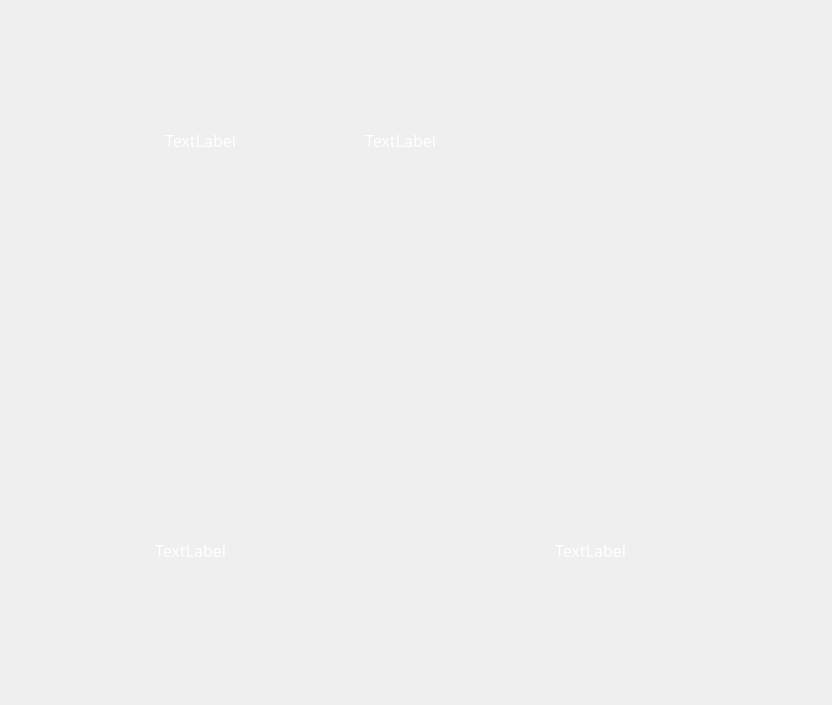
<?xml version="1.0" encoding="UTF-8"?>
<ui version="4.0">
 <class>gameHistory</class>
 <widget class="QWidget" name="gameHistory">
  <property name="geometry">
   <rect>
    <x>0</x>
    <y>0</y>
    <width>832</width>
    <height>705</height>
   </rect>
  </property>
  <property name="windowTitle">
   <string>Form</string>
  </property>
  <widget class="QPushButton" name="pushButton">
   <property name="geometry">
    <rect>
     <x>700</x>
     <y>220</y>
     <width>71</width>
     <height>231</height>
    </rect>
   </property>
   <property name="styleSheet">
    <string notr="true">color: rgb(0, 0, 0);
background-color: rgba(255, 255, 255,0);
border:none</string>
   </property>
   <property name="text">
    <string/>
   </property>
  </widget>
  <widget class="QPushButton" name="pushButton_2">
   <property name="geometry">
    <rect>
     <x>30</x>
     <y>220</y>
     <width>71</width>
     <height>231</height>
    </rect>
   </property>
   <property name="styleSheet">
    <string notr="true">color: rgb(0, 0, 0);
background-color: rgba(255, 255, 255,0);
border:none</string>
   </property>
   <property name="text">
    <string/>
   </property>
  </widget>
  <widget class="QPushButton" name="pushButton_3">
   <property name="geometry">
    <rect>
     <x>120</x>
     <y>109</y>
     <width>81</width>
     <height>21</height>
    </rect>
   </property>
   <property name="styleSheet">
    <string notr="true">color: rgb(0, 0, 0);
background-color: rgba(255, 255, 255,0);
border:none</string>
   </property>
   <property name="text">
    <string/>
   </property>
  </widget>
  <widget class="QPushButton" name="pushButton_4">
   <property name="geometry">
    <rect>
     <x>210</x>
     <y>109</y>
     <width>81</width>
     <height>21</height>
    </rect>
   </property>
   <property name="styleSheet">
    <string notr="true">color: rgb(0, 0, 0);
background-color: rgba(255, 255, 255,0);
border:none</string>
   </property>
   <property name="text">
    <string/>
   </property>
  </widget>
  <widget class="QPushButton" name="pushButton_5">
   <property name="geometry">
    <rect>
     <x>322</x>
     <y>110</y>
     <width>81</width>
     <height>20</height>
    </rect>
   </property>
   <property name="styleSheet">
    <string notr="true">color: rgb(0, 0, 0);
background-color: rgba(255, 255, 255,0);
border:none</string>
   </property>
   <property name="text">
    <string/>
   </property>
  </widget>
  <widget class="QPushButton" name="pushButton_6">
   <property name="geometry">
    <rect>
     <x>600</x>
     <y>110</y>
     <width>81</width>
     <height>20</height>
    </rect>
   </property>
   <property name="styleSheet">
    <string notr="true">color: rgb(0, 0, 0);
background-color: rgba(255, 255, 255,0);
border:none</string>
   </property>
   <property name="text">
    <string/>
   </property>
  </widget>
  <widget class="QPushButton" name="pushButton_7">
   <property name="geometry">
    <rect>
     <x>412</x>
     <y>110</y>
     <width>71</width>
     <height>20</height>
    </rect>
   </property>
   <property name="styleSheet">
    <string notr="true">color: rgb(0, 0, 0);
background-color: rgba(255, 255, 255,0);
border:none</string>
   </property>
   <property name="text">
    <string/>
   </property>
  </widget>
  <widget class="QPushButton" name="pushButton_8">
   <property name="geometry">
    <rect>
     <x>510</x>
     <y>110</y>
     <width>81</width>
     <height>20</height>
    </rect>
   </property>
   <property name="styleSheet">
    <string notr="true">color: rgb(0, 0, 0);
background-color: rgba(255, 255, 255,0);
border:none</string>
   </property>
   <property name="text">
    <string/>
   </property>
  </widget>
  <widget class="QPushButton" name="pushButton_9">
   <property name="geometry">
    <rect>
     <x>322</x>
     <y>561</y>
     <width>81</width>
     <height>21</height>
    </rect>
   </property>
   <property name="styleSheet">
    <string notr="true">color: rgb(0, 0, 0);
background-color: rgba(255, 255, 255,0);
border:none</string>
   </property>
   <property name="text">
    <string/>
   </property>
  </widget>
  <widget class="QPushButton" name="pushButton_10">
   <property name="geometry">
    <rect>
     <x>402</x>
     <y>560</y>
     <width>81</width>
     <height>21</height>
    </rect>
   </property>
   <property name="styleSheet">
    <string notr="true">color: rgb(0, 0, 0);
background-color: rgba(255, 255, 255,0);
border:none</string>
   </property>
   <property name="text">
    <string/>
   </property>
  </widget>
  <widget class="QPushButton" name="pushButton_11">
   <property name="geometry">
    <rect>
     <x>122</x>
     <y>560</y>
     <width>81</width>
     <height>21</height>
    </rect>
   </property>
   <property name="styleSheet">
    <string notr="true">color: rgb(0, 0, 0);
background-color: rgba(255, 255, 255,0);
border:none</string>
   </property>
   <property name="text">
    <string/>
   </property>
  </widget>
  <widget class="QPushButton" name="pushButton_12">
   <property name="geometry">
    <rect>
     <x>600</x>
     <y>561</y>
     <width>81</width>
     <height>20</height>
    </rect>
   </property>
   <property name="styleSheet">
    <string notr="true">color: rgb(0, 0, 0);
background-color: rgba(255, 255, 255,0);
border:none</string>
   </property>
   <property name="text">
    <string/>
   </property>
  </widget>
  <widget class="QPushButton" name="pushButton_13">
   <property name="geometry">
    <rect>
     <x>212</x>
     <y>560</y>
     <width>81</width>
     <height>21</height>
    </rect>
   </property>
   <property name="styleSheet">
    <string notr="true">color: rgb(0, 0, 0);
background-color: rgba(255, 255, 255,0);
border:none</string>
   </property>
   <property name="text">
    <string/>
   </property>
  </widget>
  <widget class="QPushButton" name="pushButton_14">
   <property name="geometry">
    <rect>
     <x>510</x>
     <y>560</y>
     <width>81</width>
     <height>21</height>
    </rect>
   </property>
   <property name="styleSheet">
    <string notr="true">color: rgb(0, 0, 0);
background-color: rgba(255, 255, 255,0);
border:none</string>
   </property>
   <property name="text">
    <string/>
   </property>
  </widget>
  <widget class="QPushButton" name="pushButton_15">
   <property name="geometry">
    <rect>
     <x>2</x>
     <y>40</y>
     <width>101</width>
     <height>131</height>
    </rect>
   </property>
   <property name="styleSheet">
    <string notr="true">color: rgb(0, 0, 0);
background-color: rgba(255, 255, 255,0);
border:none</string>
   </property>
   <property name="text">
    <string/>
   </property>
  </widget>
  <widget class="QPushButton" name="pushButton_16">
   <property name="geometry">
    <rect>
     <x>700</x>
     <y>160</y>
     <width>51</width>
     <height>181</height>
    </rect>
   </property>
   <property name="styleSheet">
    <string notr="true">color: rgb(0, 0, 0);
background-color: rgba(255, 255, 255,0);
border:none</string>
   </property>
   <property name="text">
    <string/>
   </property>
  </widget>
  <widget class="QPushButton" name="pushButton_17">
   <property name="geometry">
    <rect>
     <x>698</x>
     <y>350</y>
     <width>51</width>
     <height>181</height>
    </rect>
   </property>
   <property name="styleSheet">
    <string notr="true">color: rgb(0, 0, 0);
background-color: rgba(255, 255, 255,0);
border:none</string>
   </property>
   <property name="text">
    <string/>
   </property>
  </widget>
  <widget class="QPushButton" name="pushButton_18">
   <property name="geometry">
    <rect>
     <x>42</x>
     <y>160</y>
     <width>51</width>
     <height>171</height>
    </rect>
   </property>
   <property name="styleSheet">
    <string notr="true">color: rgb(0, 0, 0);
background-color: rgba(255, 255, 255,0);
border:none</string>
   </property>
   <property name="text">
    <string/>
   </property>
  </widget>
  <widget class="QPushButton" name="pushButton_19">
   <property name="geometry">
    <rect>
     <x>40</x>
     <y>350</y>
     <width>61</width>
     <height>181</height>
    </rect>
   </property>
   <property name="styleSheet">
    <string notr="true">color: rgb(0, 0, 0);
background-color: rgba(255, 255, 255,0);
border:none</string>
   </property>
   <property name="text">
    <string/>
   </property>
  </widget>
  <widget class="QLabel" name="label">
   <property name="geometry">
    <rect>
     <x>60</x>
     <y>130</y>
     <width>281</width>
     <height>20</height>
    </rect>
   </property>
   <property name="font">
    <font>
     <family>Gilroy-Bold</family>
     <pointsize>12</pointsize>
    </font>
   </property>
   <property name="styleSheet">
    <string notr="true">color: rgb(255, 255, 255);
background-color: rgba(255, 255, 255,0);
border:none</string>
   </property>
   <property name="text">
    <string>TextLabel</string>
   </property>
   <property name="alignment">
    <set>Qt::AlignmentFlag::AlignCenter</set>
   </property>
  </widget>
  <widget class="QLabel" name="label_2">
   <property name="geometry">
    <rect>
     <x>260</x>
     <y>130</y>
     <width>281</width>
     <height>20</height>
    </rect>
   </property>
   <property name="font">
    <font>
     <family>Gilroy-Bold</family>
     <pointsize>12</pointsize>
    </font>
   </property>
   <property name="styleSheet">
    <string notr="true">color: rgb(255, 255, 255);
background-color: rgba(255, 255, 255,0);
border:none</string>
   </property>
   <property name="text">
    <string>TextLabel</string>
   </property>
   <property name="alignment">
    <set>Qt::AlignmentFlag::AlignCenter</set>
   </property>
  </widget>
  <widget class="QLabel" name="label_3">
   <property name="geometry">
    <rect>
     <x>460</x>
     <y>130</y>
     <width>281</width>
     <height>20</height>
    </rect>
   </property>
   <property name="font">
    <font>
     <family>Gilroy-Bold</family>
     <pointsize>12</pointsize>
    </font>
   </property>
   <property name="styleSheet">
    <string notr="true">color: rgb(255, 255, 255);
background-color: rgba(255, 255, 255,0);
border:none</string>
   </property>
   <property name="text">
    <string/>
   </property>
   <property name="alignment">
    <set>Qt::AlignmentFlag::AlignCenter</set>
   </property>
  </widget>
  <widget class="QLabel" name="label_5">
   <property name="geometry">
    <rect>
     <x>250</x>
     <y>540</y>
     <width>281</width>
     <height>20</height>
    </rect>
   </property>
   <property name="font">
    <font>
     <family>Gilroy-Bold</family>
     <pointsize>12</pointsize>
    </font>
   </property>
   <property name="styleSheet">
    <string notr="true">color: rgb(255, 255, 255);
background-color: rgba(255, 255, 255,0);
border:none</string>
   </property>
   <property name="text">
    <string/>
   </property>
   <property name="alignment">
    <set>Qt::AlignmentFlag::AlignCenter</set>
   </property>
  </widget>
  <widget class="QLabel" name="label_4">
   <property name="geometry">
    <rect>
     <x>450</x>
     <y>540</y>
     <width>281</width>
     <height>20</height>
    </rect>
   </property>
   <property name="font">
    <font>
     <family>Gilroy-Bold</family>
     <pointsize>12</pointsize>
    </font>
   </property>
   <property name="styleSheet">
    <string notr="true">color: rgb(255, 255, 255);
background-color: rgba(255, 255, 255,0);
border:none</string>
   </property>
   <property name="text">
    <string>TextLabel</string>
   </property>
   <property name="alignment">
    <set>Qt::AlignmentFlag::AlignCenter</set>
   </property>
  </widget>
  <widget class="QLabel" name="label_6">
   <property name="geometry">
    <rect>
     <x>50</x>
     <y>540</y>
     <width>281</width>
     <height>20</height>
    </rect>
   </property>
   <property name="font">
    <font>
     <family>Gilroy-Bold</family>
     <pointsize>12</pointsize>
    </font>
   </property>
   <property name="styleSheet">
    <string notr="true">color: rgb(255, 255, 255);
background-color: rgba(255, 255, 255,0);
border:none</string>
   </property>
   <property name="text">
    <string>TextLabel</string>
   </property>
   <property name="alignment">
    <set>Qt::AlignmentFlag::AlignCenter</set>
   </property>
  </widget>
 </widget>
 <resources/>
 <connections/>
</ui>
